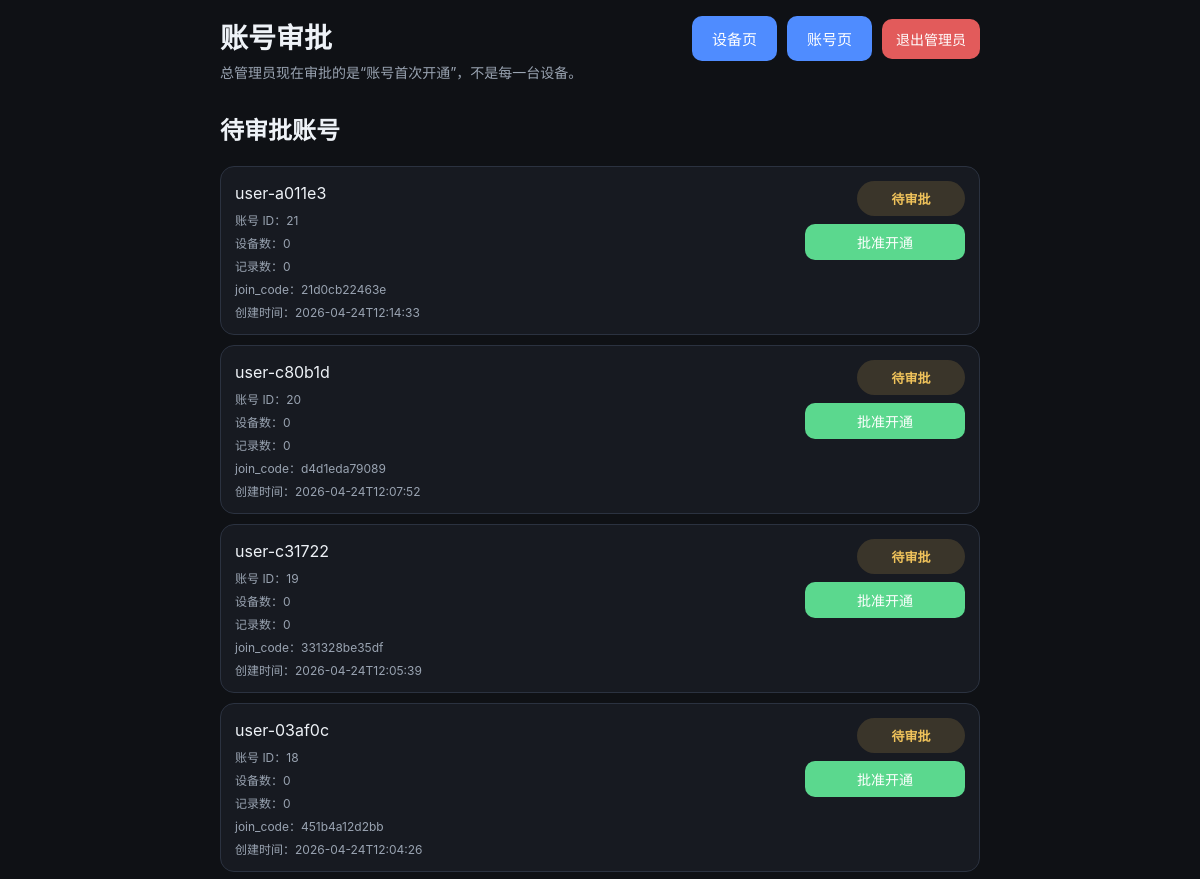
/admin/accounts (upper part), run on an earlier commit of the app's database.
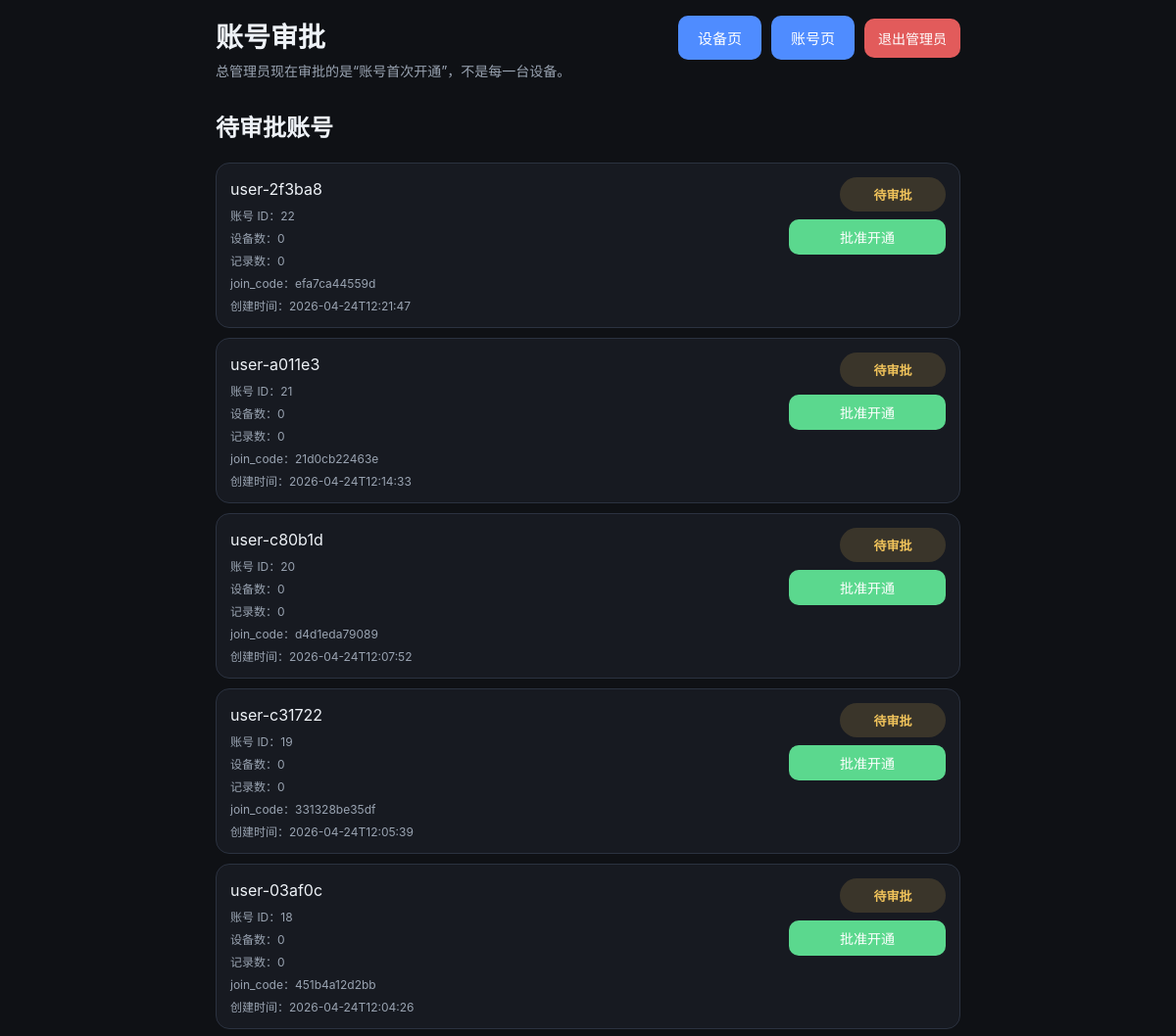
And on a later commit of the database.
### tables this page shows
CREATE TABLE users (
            id INTEGER PRIMARY KEY AUTOINCREMENT,
            name TEXT NOT NULL DEFAULT 'default',
            created_at TEXT NOT NULL DEFAULT (datetime('now'))
        , approval_status TEXT NOT NULL DEFAULT 'approved', join_code TEXT, approved_at TEXT, api_token TEXT);

### app/main.py (the view)
@app.route("/admin/accounts")
def admin_accounts_page():
    guard = admin_guard()
    if guard:
        return guard
    pending_users = get_users("pending")
    approved_users = get_users("approved")
    return render_template("admin_accounts.html", pending_users=pending_users, approved_users=approved_users)

### app/main.py (called while the page is built)
def get_conn():
    conn = sqlite3.connect(str(DB_PATH))
    conn.row_factory = sqlite3.Row
    return conn

def admin_cookie_value():
    if not ADMIN_PASSWORD:
        return None
    return hashlib.sha256(ADMIN_PASSWORD.encode()).hexdigest()

def is_admin_authenticated():
    expected = admin_cookie_value()
    if not expected:
        return True
    actual = request.cookies.get(ADMIN_COOKIE, "")
    return hmac.compare_digest(actual, expected)

def admin_guard():
    if is_admin_authenticated():
        return None
    next_path = request.path
    if request.query_string:
        next_path += "?" + request.query_string.decode()
    return redirect(url_for("admin_login_page", next=next_path))

### app/templates/admin_accounts.html (shortened to what this page needs)
<!doctype html>
<html lang="zh-CN">
<head>
  <link rel="stylesheet" href="/static/style.css" />
</head>
<body>
  <main class="container">
    <header class="header">
      <div class="title-row">
        <div>
          <h1>账号审批</h1>
          <p class="subtitle">总管理员现在审批的是“账号首次开通”，不是每一台设备。</p>
        </div>
        <div class="toolbar-actions">
          <a class="nav-link" href="/devices">设备页</a>
          <a class="nav-link" href="/account">账号页</a>
          <form action="/admin/logout" method="post" class="inline-form-row">
            <button type="submit" class="danger compact">退出管理员</button>
          </form>
        </div>
      </div>
    </header>
    {% if pending_users %}
      <section class="section-block">
        <h2 class="section-title">待审批账号</h2>
        <div class="list">
          {% for user in pending_users %}
            <article class="item">
              <div class="item-main grow">
                <div class="item-content">{{ user.name }}</div>
                <div class="item-meta">账号 ID：{{ user.id }}</div>
                <div class="item-meta">设备数：{{ user.device_count }}</div>
                <div class="item-meta">记录数：{{ user.item_count }}</div>
                <div class="item-meta">join_code：{{ user.join_code or '-' }}</div>
                <div class="item-meta">创建时间：{{ user.created_at or '-' }}</div>
              </div>
              <div class="item-actions">
                <span class="status-badge pending">待审批</span>
                <form action="/admin/accounts/approve/{{ user.id }}" method="post" class="full-width-form">
                  <button type="submit" class="success">批准开通</button>
                </form>
              </div>
            </article>
          {% endfor %}
        </div>
      </section>
    {% endif %}
  </main>
</body>
</html>

What changed in the data, as far as the page shows it:
added users: name "user-2f3ba8", id "22", device_count "0", item_count "0", join_code "efa7ca44559d", created_at "2026-04-24T12:21:47"
